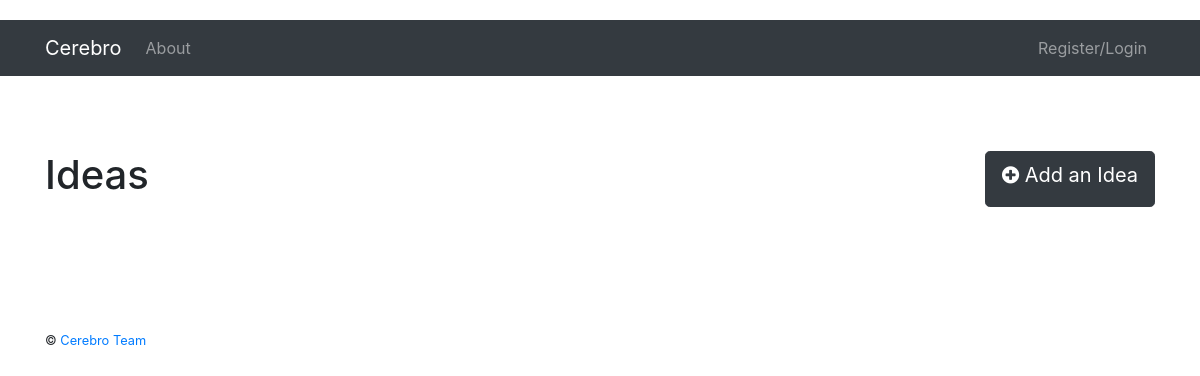
Page /ideas on the earlier database version.
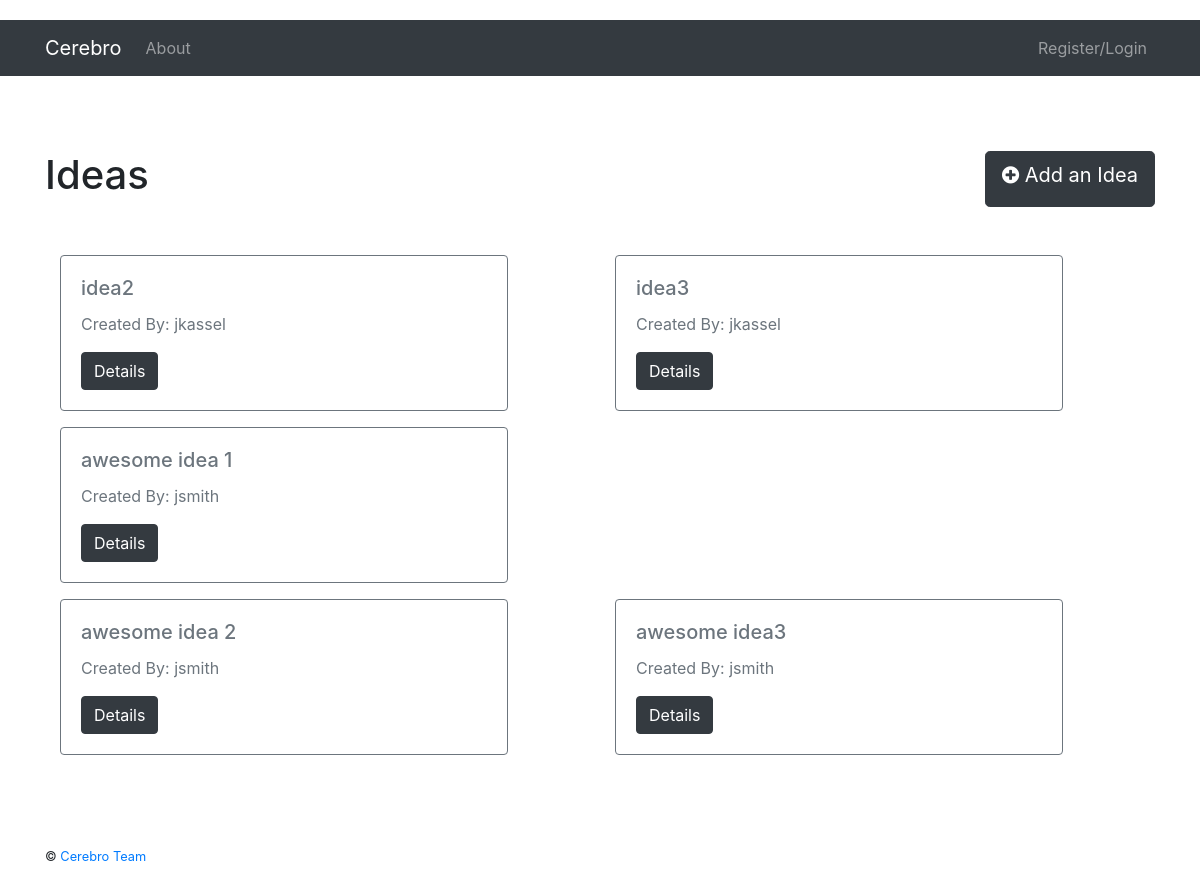
Same page on the later database version.
### project/server/models.py (models this page shows, shortened)
class Idea(db.Model):
    __tablename__ = "ideas"
    id = db.Column(db.Integer, primary_key=True, autoincrement=True)
    title = db.Column(db.String(255), nullable=False)
    description = db.Column(db.String(1024), nullable=True)
    owner = db.Column(db.Integer, nullable=False)
    rating = db.Column(db.Integer, nullable=True)
    created_date = db.Column(db.DateTime, nullable=False)
    access = db.Column(db.String(255), nullable=False)
    def get_username(self, id):
        user = User.query.filter_by(id=id).first()
        return user.user_name

class User(db.Model):
    __tablename__ = "users"
    id = db.Column(db.Integer, primary_key=True, autoincrement=True)
    user_name = db.Column(db.String(255), unique=True, nullable=False)
    email = db.Column(db.String(255), unique=True, nullable=False)
    password = db.Column(db.String(255), nullable=False)
    registered_on = db.Column(db.DateTime, nullable=False)
    last_login = db.Column(db.DateTime, nullable=False)
    admin = db.Column(db.Boolean, nullable=False, default=False)
    first_name = db.Column(db.String(255), nullable=True)
    last_name = db.Column(db.String(255), nullable=True)
    profile_status = db.Column(db.String(255), nullable=False)
    profile_pic = db.Column(db.String(1024), nullable=True)
    about_me = db.Column(db.String(1024), nullable=True)
    location = db.Column(db.String(255), nullable=True)
    age = db.Column(db.String(255), nullable=True)
    website = db.Column(db.String(1024), nullable=True)
    facebook_url = db.Column(db.String(255), nullable=True)
    twitter_url = db.Column(db.String(255), nullable=True)

### project/server/user/views.py (the view)
@user_blueprint.route('/ideas', methods=['GET', 'POST'])
def ideas():
    idea_list = Idea.query.filter_by(access='public')
    return render_template('user/ideas.html', ideas=idea_list, title='Ideas')

### project/client/templates/user/ideas.html (shortened to what this page needs)
{% extends "_base.html" %}
{% block content %}
    <div class="container">
    <div class="row">
        <h1>{{ title }}</h1>
        <a class="btn btn-dark btn-lg ml-auto" href="{{ url_for('user.create_idea') }}">
            <i class="fa fa-plus-circle"></i> Add an Idea
        </a>
    </div>
    <br>
    <br>
    {% for idea_row in ideas | slice(2) %}
    <div class="row">
        {% for idea in idea_row %}
        <div class="col-sm-6">
            <div class="card border-secondary mb-3" style="max-width: 28rem;">
                <div class="card-body text-secondary">
                    <h5 class="card-title">{{ idea.title }}</h5>
                    <p class="card-text">Created By: {{ idea.get_username(idea.owner) }}</p>
                    <a href={{ url_for('user.idea_detail', idea=idea.id) }} class="btn btn-dark">Details</a>
                </div>
            </div>
        </div>
        {% endfor %}
    </div>
    {% endfor %}
{% endblock %}

### project/client/templates/_base.html (shortened to what this page needs)
<!DOCTYPE html>
<html>
  <head>
      <link rel="stylesheet" href="//maxcdn.bootstrapcdn.com/bootstrap/4.0.0/css/bootstrap.min.css">
    <link href="{{url_for('static', filename='main.css')}}" rel="stylesheet" media="screen">
      <link rel="stylesheet" href="{{url_for('static', filename='user_profile.css')}}">
      <link href="//cdnjs.cloudflare.com/ajax/libs/font-awesome/4.4.0/css/font-awesome.min.css" rel="stylesheet" type="text/css" />
      <link rel="stylesheet" href="{{url_for('static', filename='css/froala/froala_editor.css')}}">
      <link rel="stylesheet" href="{{url_for('static', filename='css/froala/froala_style.css')}}">
      <link rel="stylesheet" href="{{url_for('static', filename='css/froala/plugins/code_view.css')}}">
      <link rel="stylesheet" href="{{url_for('static', filename='css/froala/plugins/image_manager.css')}}">
      <link rel="stylesheet" href="{{url_for('static', filename='css/froala/plugins/image.css')}}">
      <link rel="stylesheet" href="{{url_for('static', filename='css/froala/plugins/table.css')}}">
      <link rel="stylesheet" href="{{url_for('static', filename='css/froala/plugins/video.css')}}">
      <link rel="stylesheet" href="//cdnjs.cloudflare.com/ajax/libs/codemirror/5.3.0/codemirror.min.css">
      <link href="{{url_for('static', filename='user_profile.css')}}" rel="stylesheet" media="screen">
  </head>
  <body>
    {% include 'header.html' %}
    <div class="site-content">
      <div class="container">
        {% block content %}{% endblock %}
        <br>
      </div>
    </div>
    <br><br>
    {% include 'footer.html' %}
  </body>
</html>

### project/client/templates/header.html (shortened to what this page needs)
<header class="site-header">
  <nav class="navbar navbar-expand-lg navbar-dark bg-dark navbar-fixed-top" role="navigation">
    <div class="container">
          <a class="navbar-brand" href="{{ url_for('main.home') }}">Cerebro</a>
      <div class="collapse navbar-collapse" id="navbarNav">
        <ul class="navbar-nav">
          <li class="nav-item"><a class="nav-link" href="{{ url_for('main.about') }}">About</a></li>
        </ul>
        <ul class="navbar-nav ml-auto">
          {% if current_user.is_authenticated %}
              <li class="nav-item"><a class="nav-link" href="{{ url_for('user.account') }}">Profile</a></li>
            <li class="nav-item"><a class="nav-link" href="{{ url_for('user.logout') }}">Logout</a></li>
              <li class="nav-item"><a class="nav-link" href="{{ url_for('user.reset_password') }}">Reset Password</a></li>
          {% else %}
            <li class="nav-item"><a class="nav-link" href="{{ url_for('user.login') }}">&nbsp;Register/Login</a></li>
          {% endif %}
        </ul>
      </div>
    </div>
  </nav>
</header>

### project/client/templates/footer.html
<footer>
  <div class="container">
    <small>
      <span>© <a href="mailto:jkassel@gmail.com">Cerebro Team</a></span>
        <br><br>
    </small>
  </div>
</footer>

### project/client/static/main.css (style rules this page uses)
.site-content { padding-top: 75px; }

### project/client/static/user_profile.css (style rules this page uses)
body { margin-top:20px; }

Differences in the rows shown:
added Idea: title "idea2", get_username "jkassel"
added Idea: title "idea3", get_username "jkassel"
added Idea: title "awesome idea 1", get_username "jsmith"
added Idea: title "awesome idea 2", get_username "jsmith"
added Idea: title "awesome idea3", get_username "jsmith"
